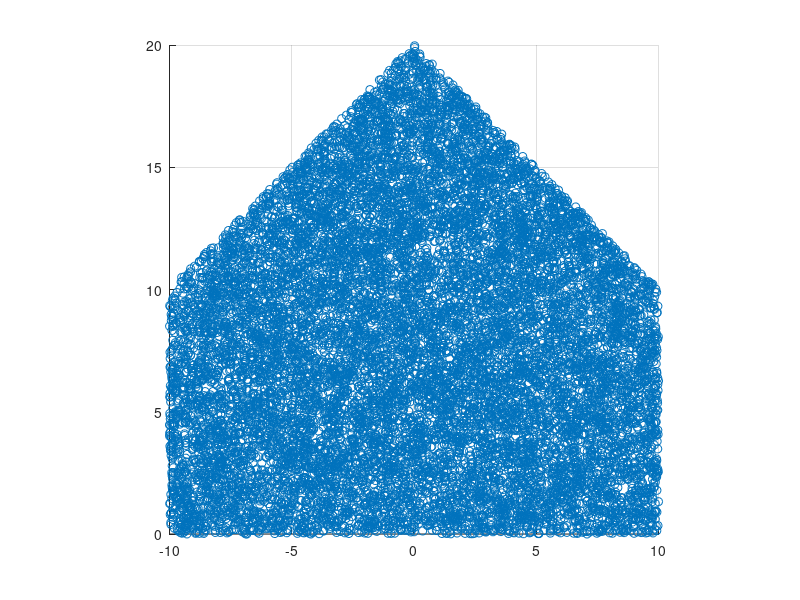
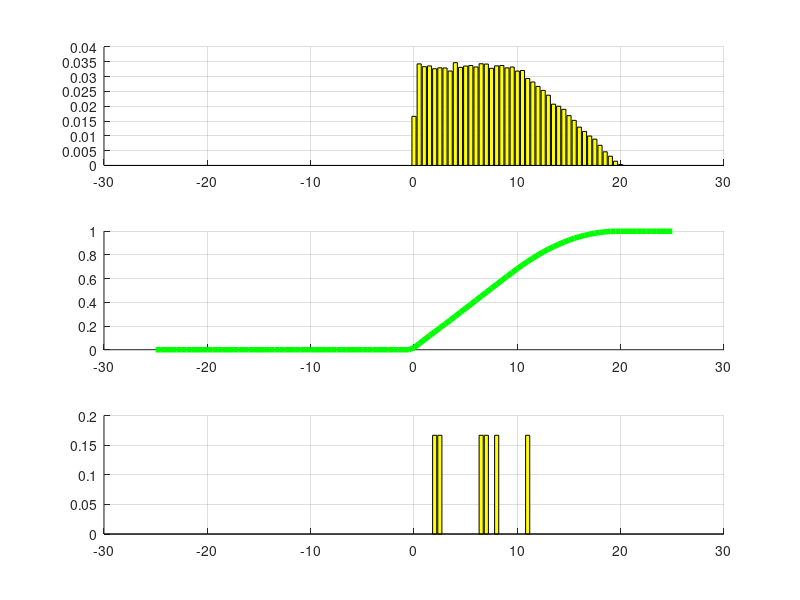

MATLAB code for these plots, in order:
5%7. Considere duas variaveis aleatorias X e Y com PDF conjunta constante (igual a k) e diferente de zero
##apenas na area sombreada da figura abaixo.
##(a) Determine o valor da constante k.
##(b) Determine Pr[X ≥ Y ].a
##(c) Determine e esboce a PDF marginal de Y .
##(d) Determine e esboce a CDF marginal de Y .
##(e) Determine e esboce a PDF condicional de Y dado X = 5.
##(f) Determine a covariˆancia entre X e Y .


close all; clear all ; clc;

N = 100000;
dy = 0.5
y = -25 : dy : 25;

for i = 1: N
  do
    X(i) = 20*rand() - 10;
    Y(i) = 20*rand();
  until Y(i) <= (20 - abs(X(i)))
end

figure; hold on ; grid on;
scatter(X(1:15000),Y(1:15000));
axis('square');

##(b) Determine Pr[X ≥ Y ].a

PrX_maior_igual_Y_sim = mean(X >= Y)
PrX_maior_igual_Y_teo = 1/6

% c) PDF marginal de Y

pdfY_sim = hist(Y, y) / (N);
%pdfY_teo ;

figure
subplot(3, 1, 1); grid on; hold on;
bar(y, pdfY_sim, 'y');

% d) CDF marginal de Y

cdfY_sim = cumsum(hist(Y, y)) / N;

subplot(3, 1, 2); grid on; hold on;
plot(y, cdfY_sim, 'g', 'LineWidth', 4);


% e) PDF condicional de Y dado que X = 5
x0 = 5;
Ycond = Y(abs(X - x0) < 0.001);
pdfYcond_sim = hist(Ycond , y)/(length(Ycond)) ;
sum(Ycond)/length(Ycond)

subplot(3, 1, 3); grid on; hold on;
bar(y, pdfYcond_sim, 'y');

% f) Covariância entre X e Y
rhoXY_sim = cov(X, Y) / sqrt(var(X) * var(Y))
rhoXY_teo = 0;
